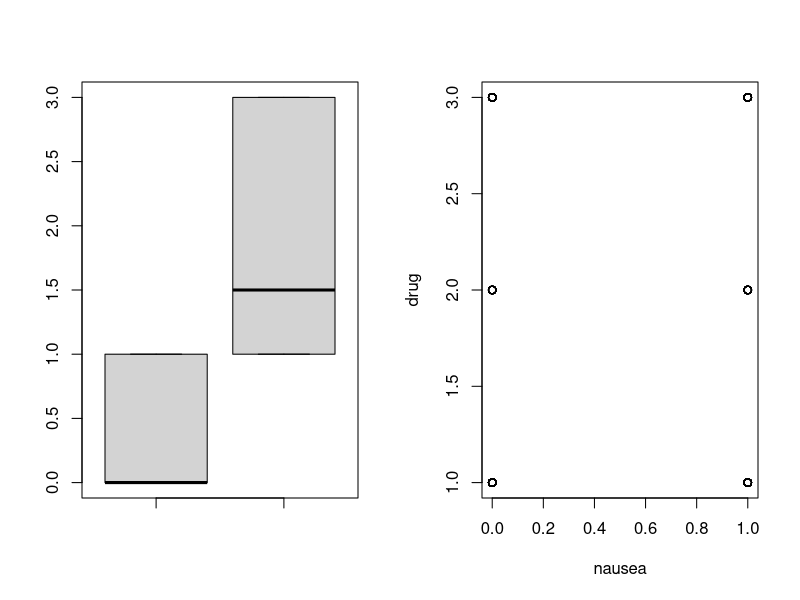
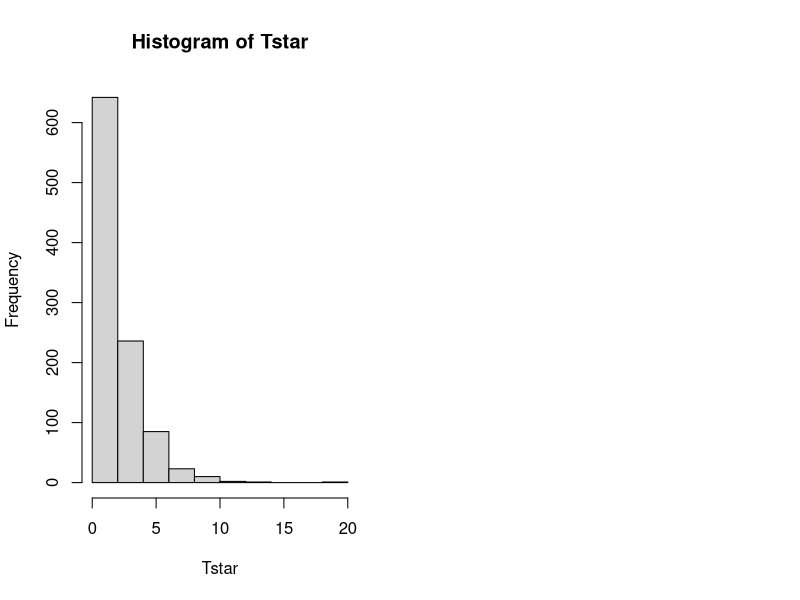

Here is the R script that generated these plots, in order:
data.nausea <- read.table("datas/nauseatable.txt", header = TRUE)
data.nausea

# Question a:
# 1. Discuss whether a contingency table test is appropriate here.
# Yes, it's appropriate since we have two categorical variables and independence of observations is ensured.

# 2. If yes, perform this test in order to test whether the different medicines work equally well against nausea.
n <- chisq.test(data.nausea) ; n[[3]] # 0.03642928
# p-value is 0.036 which is significant. Therefore, Ho: row variable and column variable are independent, is rejected.
residuals(n)
#   - From this table we can see that Chlorpromazine has less incidence of nausea, 
#   - 100mg Pentobarbital has the relatively higher nausea effect.

# Question b:
# Perform a permutation test in order to test whether the different medicines work equally well against nausea. Permute the medicine labels for this purpose.
nausea = c((rep(0, each=180)),(rep(1, each=124))) # 0 : No Incidence of Nausea, 1 : Incidence of Nausea
drug = c(factor(rep("Chlorpromazine", each=100)), factor(rep("Pentobarbital(100mg)", each=32)),factor(rep("Pentobarbital(150mg)", each=48)),
         factor(rep("Chlorpromazine", each=52)), factor(rep("Pentobarbital(100mg)", each=35)), factor(rep("Pentobarbital(150mg)", each=37)))
nausea.data <- data.frame(nausea,drug) ; nausea.data


par(mfrow=c(1,2)) ; boxplot(nausea,drug,data = nausea.data) ; plot(nausea,drug)

N <- 1000 ; Tstar <- numeric(N)
t0 <- n$statistic

# PERMUTATION TEST
mystat=function(x) {chisq.test(x)$statistic}
for (i in 1:N) {
  nauseaStar <- table(sample(nausea.data$drug),nausea.data$nausea)
  Tstar[i]=mystat(nauseaStar)
}
hist(Tstar)
myt=mystat(data.nausea)

pr=sum(Tstar>myt)/N ; pr # 0.031
# The treatment is clearly significant.

# Use as test statistic the chi square test statistic for contingency tables, which can be extracted from the output of the command chisq.test

ctable.nausea <- table(nausea.data) ; ctable.nausea
n <- chisq.test(ctable.nausea) ; n[[3]] # 0.03642928
# This is in line with the results using the first 

# Question c:
# Compare the p-value found by the permutation test with the p-value found from the chisquare test for contingency tables.

# Both test uses bootstrap fashion to calculate p-value.
# Permutation test takes many samples (1000) and in the end estimates a similar value
# By permuting the categories of either the row or column factor in a contingency table (considered later on), one can test the null hypothesis of no dependence between these two factors.
